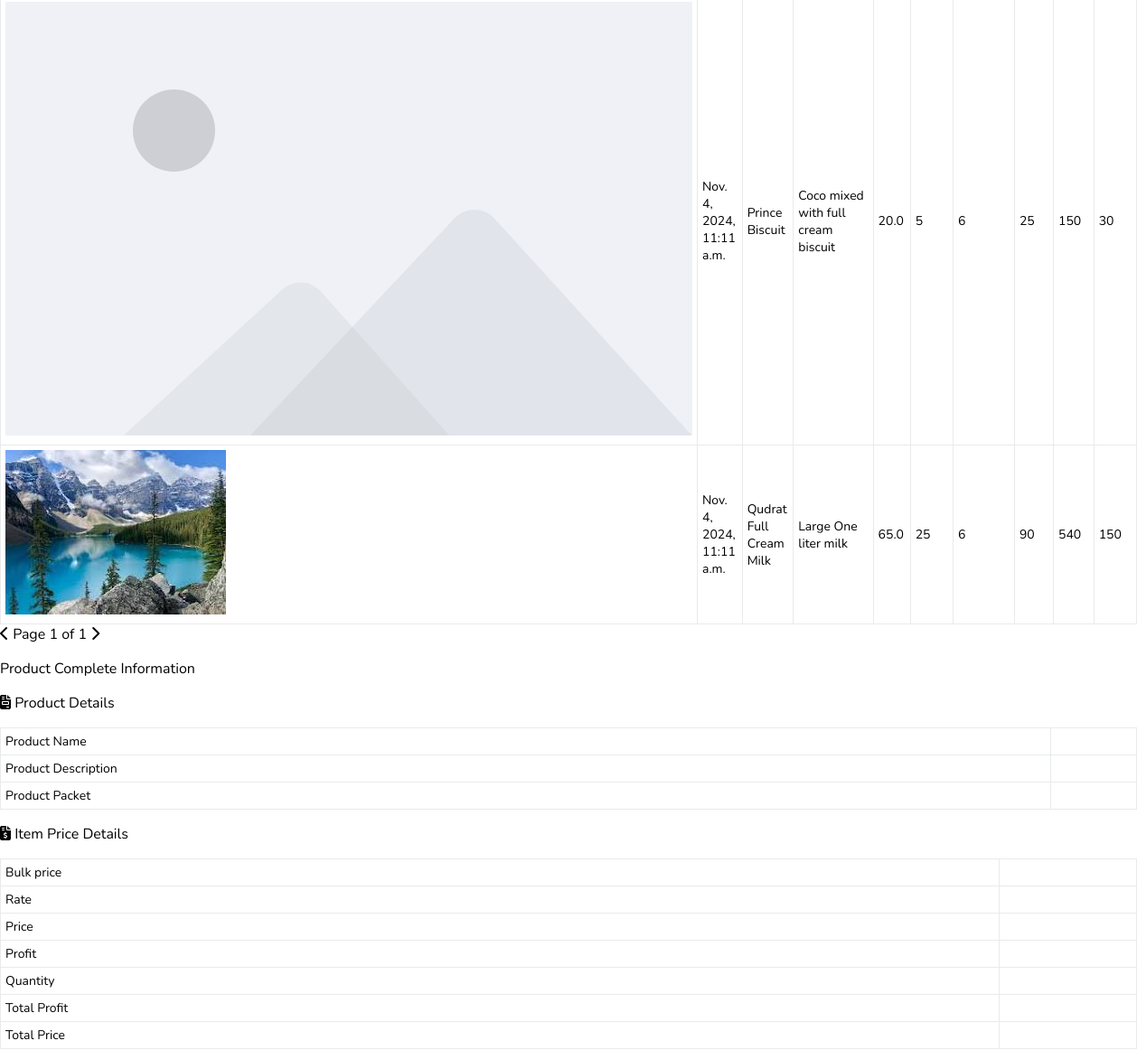
/store/sale_info/ (middle part), run on an earlier commit of the app's database.
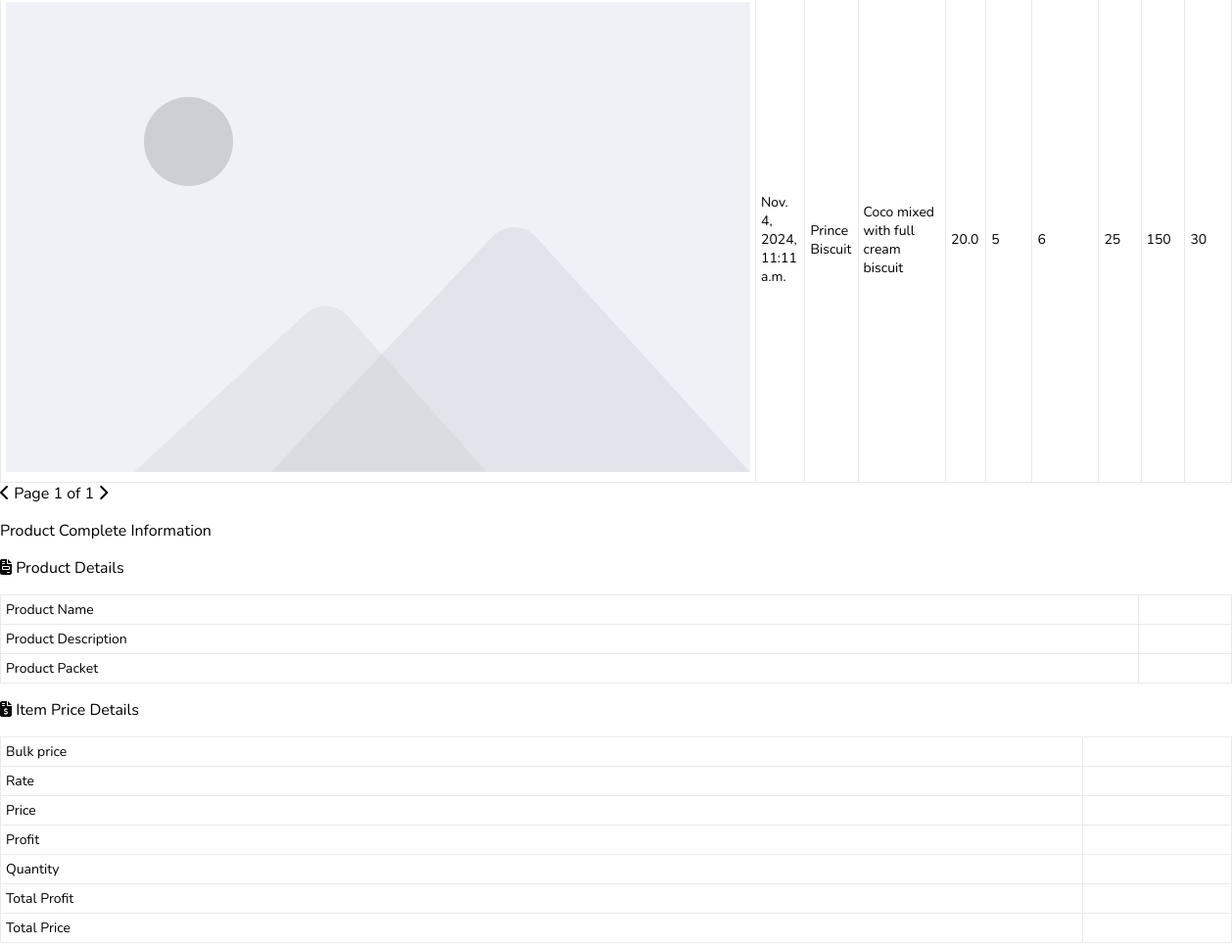
And on a later commit of the database.
### store/models.py (models this page shows, shortened)
class Sale(models.Model):
    product = models.ForeignKey(Product, on_delete=models.CASCADE)
    quantity = models.IntegerField()
    total_price = models.IntegerField()
    total_profit = models.IntegerField()
    date_created = models.DateTimeField(auto_now=True)

class Product(models.Model):
    NUMBER_CHOICES = [(i, str(i)) for i in range(1,201)]
    category = models.ForeignKey(Category, on_delete=models.CASCADE)
    user = models.ForeignKey(CustomUser, null=True, on_delete=models.SET_NULL)
    name = models.CharField(max_length=100)
    description = models.CharField(max_length=200)
    price = models.IntegerField(default=0)
    bulk_price = models.IntegerField(default=0)
    packet_contain = models.PositiveBigIntegerField(choices=NUMBER_CHOICES)
    rate = models.FloatField(null=True, default=0)
    mfd = models.DateField(null=True, blank=True)
    expd = models.DateField(null=True, blank=True)
    profit = models.IntegerField(null=True,default=0)
    stock = models.IntegerField(null=True,default=0)
    num_packet = models.IntegerField(default=1)
    image = models.ImageField(default='default.svg', upload_to='item_images')

### store/views.py (the view, shortened to what this page needs)
# urls.py: path('sale_info/', views.sale_info, name='sale_info'),
def sale_info(request):
    product = Sale.objects.select_related('product').order_by('-date_created')
    p = Paginator(product, 6)
    page_number = request.GET.get('page')
    try:
        page_obj = p.get_page(page_number)
    except PageNotAnInteger:
        page_obj = p.page(1)
    except EmptyPage:
        page_obj = p.page(p.num_pages)
    context = {'page_obj':page_obj}
    return render(request, 'includes/sale_info.html', context)

### store/context_processors.py (called while the page is built)
def breadcrumbs(request):
    if hasattr(request, 'breadcrumbs'):
        return {'breadcrumbs': request.breadcrumbs}
    return {'breadcrumbs': []}  # Default to an empty list if not set

### store/templates/includes/sale_info.html (shortened to what the changed rows need)
{% extends 'main/base.html' %}
{% load static %}
{% block content %}
<div class="p-10 m-5 relative">
    <div class="sale-content">
        <table class="table-auto w-full subpixel-antialiased">
            <tbody class="" id="tbodyClickHandler">
                {% for item in page_obj.object_list %}
                <tr class="row-click border cursor-pointer hover:bg-gray-100" data-item-id="{{item.id}}">
                    <td class="p-2 text-center ">
                        <img src="{{item.product.image.url}}" class="rounded-full w-8 h-8" alt="">
                    </td>
                    <td class="p-2 text-center">{{item.date_created}}</td>
                    <td class="p-2 text-center">{{item.product.name}}</td>
                    <td class="p-2 text-center w-40">{{item.product.description}}</td>
                    <td class="p-2 text-center">{{item.product.rate}}</td>
                    <td class="p-2 text-center">{{item.product.profit}}</td>
                    <td class="p-2 text-center">{{item.quantity}}</td>
                    <td class="p-2 text-center">{{item.product.price}}</td>
                    <td class="p-2 text-center">{{item.total_price}}</td>
                    <td class="p-2 text-center">{{item.total_profit}}</td>
                </tr>
                {% endfor %}
            </tbody>
        </table>
    </div>
</div>
{% endblock content %}

What changed in the data, as far as the page shows it:
removed Sale: product.image (picture), date_created "Nov. 4, 2024, 11:11 a.m.", product.name "Qudrat Full Cream Milk", product.description "Large One liter milk", product.rate "65.0", product.profit "25", quantity "6", product.price "90", total_price "540", total_profit "150"
